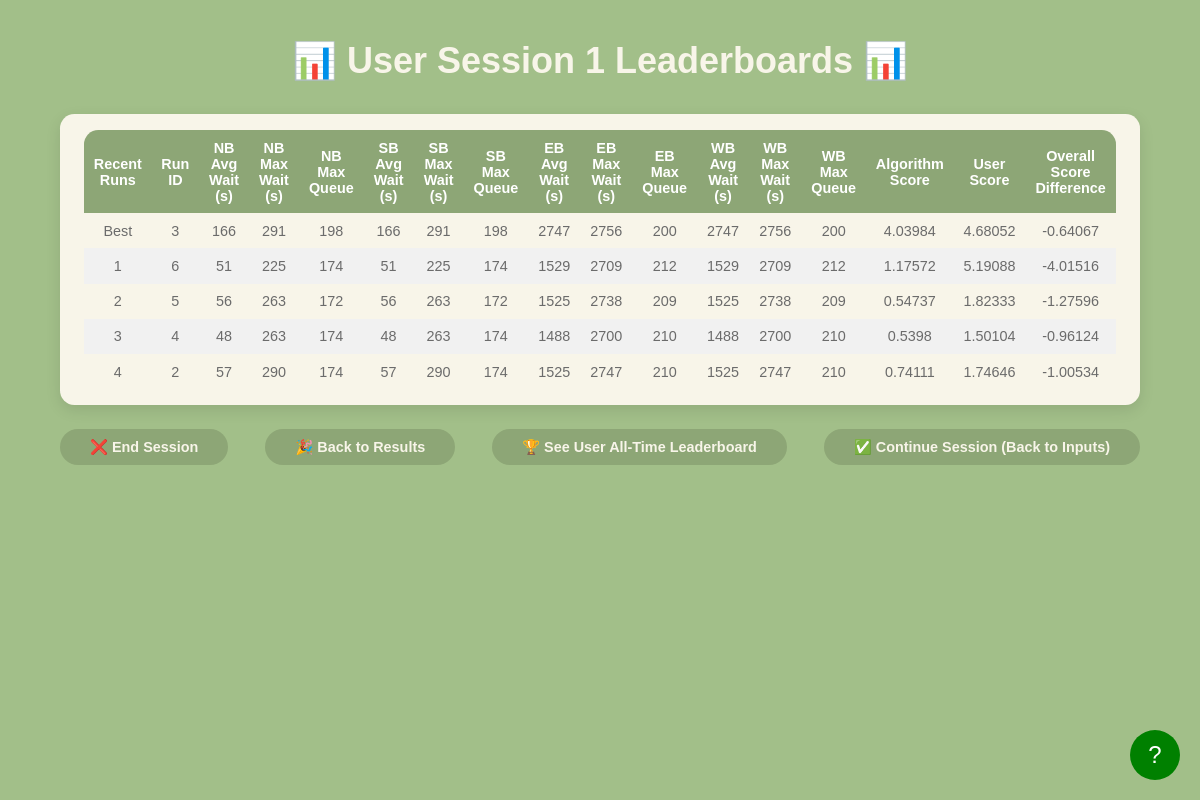
The app's page /session_leaderboard?session_id=1 with its own data.
### models.py (models this page shows, shortened)
class LeaderboardResult(db.Model):
    __tablename__ = 'leaderboard_results'
    id = db.Column(db.Integer, primary_key=True, autoincrement=True)
    run_id = db.Column(db.Integer, db.ForeignKey('configurations.run_id'), nullable=False)
    session_id = db.Column(db.Integer, db.ForeignKey('sessions.id'), nullable=False)
    avg_wait_time_north = db.Column(db.Float, nullable=False)
    max_wait_time_north = db.Column(db.Float, nullable=False)
    max_queue_length_north = db.Column(db.Integer, nullable=False)
    avg_wait_time_south = db.Column(db.Float, nullable=False)
    max_wait_time_south = db.Column(db.Float, nullable=False)
    max_queue_length_south = db.Column(db.Integer, nullable=False)
    avg_wait_time_east = db.Column(db.Float, nullable=False)
    max_wait_time_east = db.Column(db.Float, nullable=False)
    max_queue_length_east = db.Column(db.Integer, nullable=False)
    avg_wait_time_west = db.Column(db.Float, nullable=False)
    max_wait_time_west = db.Column(db.Float, nullable=False)
    max_queue_length_west = db.Column(db.Integer, nullable=False)

### app.py (the view)
@app.route('/session_leaderboard')
def session_leaderboard_page():
    session_id = request.args.get('session_id', type=int)
    if not session_id:
        active_session = Session.query.filter_by(active=True).order_by(Session.id.desc()).first()
        session_id = active_session.id if active_session else None
    runs = get_recent_runs_with_scores(session_id) if session_id else []
    print(get_all_time_best_configurations())
    return render_template('session_leaderboard.html', runs=runs, session_id=session_id)

### templates/session_leaderboard.html (shortened to what this page needs)
<!DOCTYPE html>
<html lang="en">
<head>
    <link rel="stylesheet" href="{{ url_for('static', filename='css/session_leaderboard.css') }}">
</head>
<body>
    <div class="header">
        <h1>📊 User Session {{ session_id }} Leaderboards 📊</h1>
    </div>
    <div class="leaderboard-container">
        <table>
            <thead>
                <tr>
                    <th>Recent Runs</th>
                    <th>Run ID</th>
                    <th>NB Avg Wait (s)</th>
                    <th>NB Max Wait (s)</th>
                    <th>NB Max Queue</th>
                    <th>SB Avg Wait (s)</th>
                    <th>SB Max Wait (s)</th>
                    <th>SB Max Queue</th>
                    <th>EB Avg Wait (s)</th>
                    <th>EB Max Wait (s)</th>
                    <th>EB Max Queue</th>
                    <th>WB Avg Wait (s)</th>
                    <th>WB Max Wait (s)</th>
                    <th>WB Max Queue</th>
                    <th>Algorithm Score</th>
                    <th>User Score</th>
                    <th>Overall Score Difference</th>
                </tr>
            </thead>
            <tbody>
                {% if runs and runs|length > 0 %}
                    {% for run in runs %}
                    <tr onclick="handleRowClick(this)">
                        <td>
                            {% if loop.first %}
                                Best
                            {% else %}
                                {{ loop.index0 }}
                            {% endif %}
                        </td>
                        <td>{{ run.run_id }}</td>
                        <td>{{ run.nb_avg_wait|round|int }}</td>
                        <td>{{ run.nb_max_wait|round|int }}</td>
                        <td>{{ run.nb_max_queue|round|int }}</td>
                        <td>{{ run.sb_avg_wait|round|int }}</td>
                        <td>{{ run.sb_max_wait|round|int }}</td>
                        <td>{{ run.sb_max_queue|round|int }}</td>
                        <td>{{ run.eb_avg_wait|round|int }}</td>
                        <td>{{ run.eb_max_wait|round|int }}</td>
                        <td>{{ run.eb_max_queue|round|int }}</td>
                        <td>{{ run.wb_avg_wait|round|int }}</td>
                        <td>{{ run.wb_max_wait|round|int }}</td>
                        <td>{{ run.wb_max_queue|round|int }}</td>
                        <td>{{ run.algorithm_score|round(5) }}</td>
                        <td>{{ run.user_score|round(5) }}</td>
                        <td>{{ run.score|round(5) }}</td>
                    </tr>
                    {% endfor %}
                {% else %}
                    <tr>
                        <td colspan="15">No session runs found.</td>
                    </tr>
                {% endif %}
            </tbody>
        </table>
    </div>
    <div class="nav-container">
        <a class="nav-button" id="endBtn" href="/index">❌ End Session</a>
        <a class="res-button" id="results" href="/back_to_results">🎉 Back to Results</a>
        <a href="/leaderboards">🏆 See User All-Time Leaderboard</a>
        <a class="nav-button" id="backBtn" href="/parameters">✅ Continue Session (Back to Inputs)</a>
    </div>
    <div id="tutorial-button">?</div>
</body>
</html>

### static/css/session_leaderboard.css (style rules this page uses)
* { margin: 0; padding: 0; box-sizing: border-box; }
html, body { width: 100%; height: 100%; overflow: hidden; }
body { background-color: #a2bf89; font-family: 'SF Pro', sans-serif; color: #6b6b6b; display: flex; flex-direction: column; align-items: center; padding: 5vh 0; }
.header { width: 90%; text-align: center; margin-bottom: 4vh; }
.header h1 { font-size: 3vw; color: #f8f5e9; font-weight: 600; }
.leaderboard-container { background-color: #f8f5e9; border-radius: 1.2vw; padding: 2vh 3vh; width: 90%; max-width: 1400px; text-align: center; box-shadow: 0px 5px 15px rgba(0, 0, 0, 0.1); }
table { width: 100%; border-collapse: collapse; border-radius: 1.2vw; overflow: hidden; }
th, td { padding: 1.2vh; text-align: center; font-size: 1.2vw; }
th { background-color: #8da676; color: white; font-weight: bold; }
tr:nth-child(even) { background-color: #f1f1f1; }
tbody tr { cursor: pointer; }
.nav-container { width: 90%; max-width: 1400px; margin-top: 3vh; display: flex; justify-content: space-between; }
.nav-container a { text-decoration: none; color: #f8f5e9; background-color: #8da676; padding: 1.2vh 2.5vw; border-radius: 2vw; font-size: 1.2vw; font-weight: 600; transition: background-color 0.3s; }
#tutorial-button { position: fixed; bottom: 20px; right: 20px; width: 50px; height: 50px; border-radius: 50%; background-color: green; color: white; text-align: center; line-height: 50px; font-size: 24px; cursor: pointer; z-index: 1000; }

### records on screen
LeaderboardResult: shows "Best", run_id "3", nb_avg_wait "166", nb_max_wait "291", nb_max_queue "198", sb_avg_wait "166", sb_max_wait "291", sb_max_queue "198", eb_avg_wait "2747", eb_max_wait "2756", eb_max_queue "200", wb_avg_wait "2747", wb_max_wait "2756", wb_max_queue "200", algorithm_score "4.03984", user_score "4.68052", score "-0.64067"
LeaderboardResult: run_id "6", nb_avg_wait "51", nb_max_wait "225", nb_max_queue "174", sb_avg_wait "51", sb_max_wait "225", sb_max_queue "174", eb_avg_wait "1529", eb_max_wait "2709", eb_max_queue "212", wb_avg_wait "1529", wb_max_wait "2709", wb_max_queue "212", algorithm_score "1.17572", user_score "5.19088", score "-4.01516"
LeaderboardResult: run_id "5", nb_avg_wait "56", nb_max_wait "263", nb_max_queue "172", sb_avg_wait "56", sb_max_wait "263", sb_max_queue "172", eb_avg_wait "1525", eb_max_wait "2738", eb_max_queue "209", wb_avg_wait "1525", wb_max_wait "2738", wb_max_queue "209", algorithm_score "0.54737", user_score "1.82333", score "-1.27596"
LeaderboardResult: run_id "4", nb_avg_wait "48", nb_max_wait "263", nb_max_queue "174", sb_avg_wait "48", sb_max_wait "263", sb_max_queue "174", eb_avg_wait "1488", eb_max_wait "2700", eb_max_queue "210", wb_avg_wait "1488", wb_max_wait "2700", wb_max_queue "210", algorithm_score "0.5398", user_score "1.50104", score "-0.96124"
LeaderboardResult: run_id "2", nb_avg_wait "57", nb_max_wait "290", nb_max_queue "174", sb_avg_wait "57", sb_max_wait "290", sb_max_queue "174", eb_avg_wait "1525", eb_max_wait "2747", eb_max_queue "210", wb_avg_wait "1525", wb_max_wait "2747", wb_max_queue "210", algorithm_score "0.74111", user_score "1.74646", score "-1.00534"

### other values on screen
{{ session_id }} "1"
